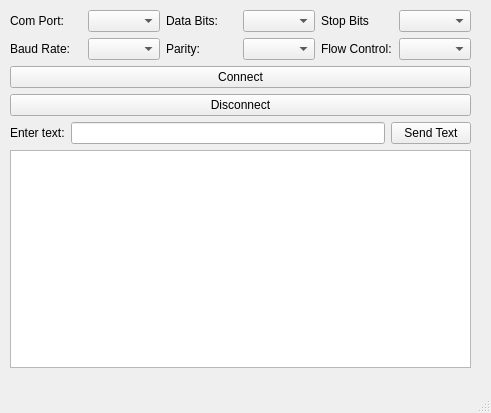
<?xml version="1.0" encoding="UTF-8"?>
<ui version="4.0">
 <class>MainWindow</class>
 <widget class="QMainWindow" name="MainWindow">
  <property name="geometry">
   <rect>
    <x>0</x>
    <y>0</y>
    <width>491</width>
    <height>413</height>
   </rect>
  </property>
  <property name="windowTitle">
   <string>MainWindow</string>
  </property>
  <widget class="QWidget" name="centralwidget">
   <widget class="QWidget" name="layoutWidget">
    <property name="geometry">
     <rect>
      <x>10</x>
      <y>10</y>
      <width>461</width>
      <height>358</height>
     </rect>
    </property>
    <layout class="QVBoxLayout" name="verticalLayout_10">
     <item>
      <layout class="QVBoxLayout" name="verticalLayout_9">
       <item>
        <layout class="QVBoxLayout" name="verticalLayout_8">
         <item>
          <layout class="QHBoxLayout" name="horizontalLayout_4">
           <item>
            <layout class="QHBoxLayout" name="horizontalLayout">
             <item>
              <layout class="QVBoxLayout" name="verticalLayout">
               <item>
                <widget class="QLabel" name="comPortLabel">
                 <property name="text">
                  <string>Com Port:</string>
                 </property>
                </widget>
               </item>
               <item>
                <widget class="QLabel" name="baudRateLabel">
                 <property name="text">
                  <string>Baud Rate:</string>
                 </property>
                </widget>
               </item>
              </layout>
             </item>
             <item>
              <layout class="QVBoxLayout" name="verticalLayout_2">
               <item>
                <widget class="QComboBox" name="portBox"/>
               </item>
               <item>
                <widget class="QComboBox" name="baudRateBox"/>
               </item>
              </layout>
             </item>
            </layout>
           </item>
           <item>
            <layout class="QHBoxLayout" name="horizontalLayout_3">
             <item>
              <layout class="QVBoxLayout" name="verticalLayout_6">
               <item>
                <widget class="QLabel" name="dataBitsLabel">
                 <property name="text">
                  <string>Data Bits:</string>
                 </property>
                </widget>
               </item>
               <item>
                <widget class="QLabel" name="parityLabel">
                 <property name="text">
                  <string>Parity:</string>
                 </property>
                </widget>
               </item>
              </layout>
             </item>
             <item>
              <layout class="QVBoxLayout" name="verticalLayout_7">
               <item>
                <widget class="QComboBox" name="dataBitsBox"/>
               </item>
               <item>
                <widget class="QComboBox" name="parityBox"/>
               </item>
              </layout>
             </item>
            </layout>
           </item>
           <item>
            <layout class="QHBoxLayout" name="horizontalLayout_2">
             <item>
              <layout class="QVBoxLayout" name="verticalLayout_4">
               <item>
                <widget class="QLabel" name="stopBitsLabel">
                 <property name="text">
                  <string>Stop Bits</string>
                 </property>
                </widget>
               </item>
               <item>
                <widget class="QLabel" name="flowControlLabel">
                 <property name="text">
                  <string>Flow Control:</string>
                 </property>
                </widget>
               </item>
              </layout>
             </item>
             <item>
              <layout class="QVBoxLayout" name="verticalLayout_5">
               <item>
                <widget class="QComboBox" name="stopBitsBox"/>
               </item>
               <item>
                <widget class="QComboBox" name="flowControlBox"/>
               </item>
              </layout>
             </item>
            </layout>
           </item>
          </layout>
         </item>
         <item>
          <layout class="QVBoxLayout" name="verticalLayout_3">
           <item>
            <widget class="QPushButton" name="connectButton">
             <property name="text">
              <string>Connect</string>
             </property>
            </widget>
           </item>
           <item>
            <widget class="QPushButton" name="disconnectButton">
             <property name="text">
              <string>Disconnect</string>
             </property>
            </widget>
           </item>
          </layout>
         </item>
        </layout>
       </item>
       <item>
        <layout class="QHBoxLayout" name="horizontalLayout_5"/>
       </item>
      </layout>
     </item>
     <item>
      <layout class="QHBoxLayout" name="horizontalLayout_6">
       <item>
        <widget class="QLabel" name="inputText">
         <property name="text">
          <string>Enter text:</string>
         </property>
        </widget>
       </item>
       <item>
        <widget class="QLineEdit" name="inputTextArea"/>
       </item>
       <item>
        <widget class="QPushButton" name="sendTextButton">
         <property name="text">
          <string>Send Text</string>
         </property>
        </widget>
       </item>
      </layout>
     </item>
     <item>
      <widget class="QPlainTextEdit" name="console"/>
     </item>
    </layout>
   </widget>
  </widget>
  <widget class="QStatusBar" name="statusbar"/>
  <widget class="QMenuBar" name="menuBar">
   <property name="geometry">
    <rect>
     <x>0</x>
     <y>0</y>
     <width>491</width>
     <height>21</height>
    </rect>
   </property>
  </widget>
 </widget>
 <resources/>
 <connections/>
</ui>
